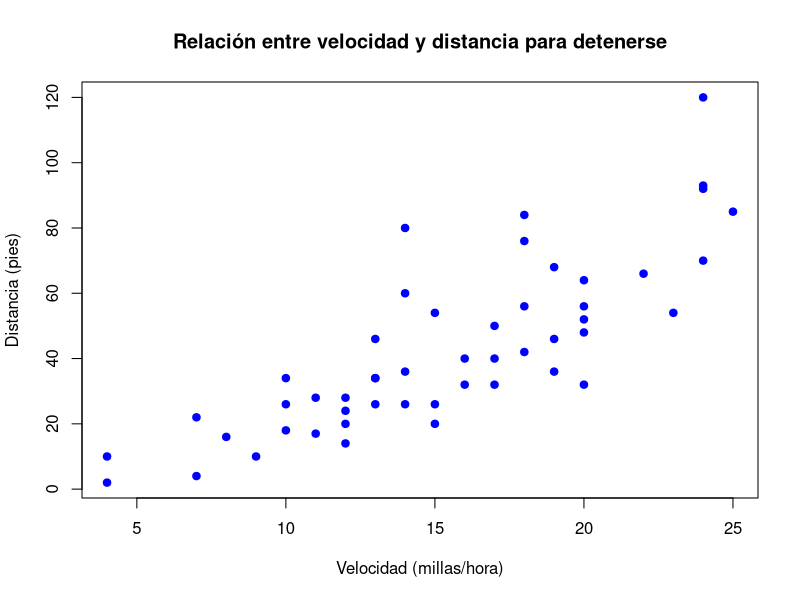
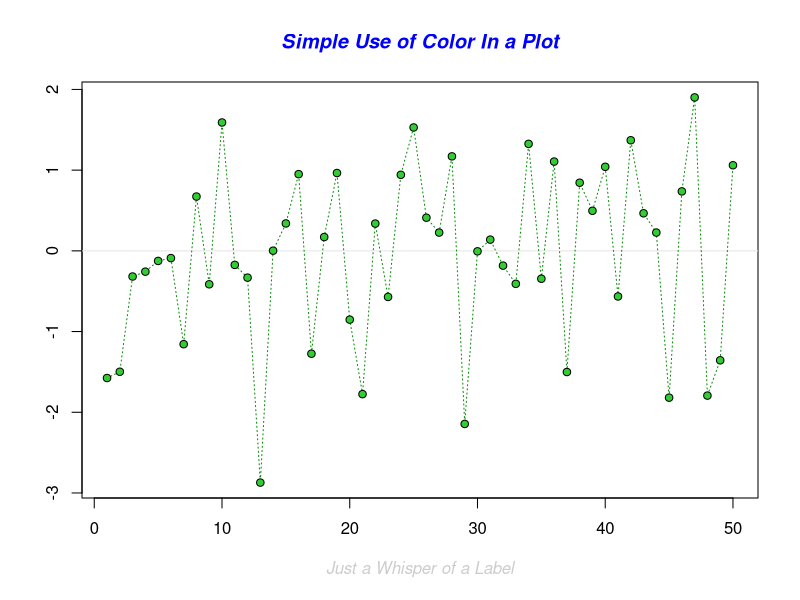
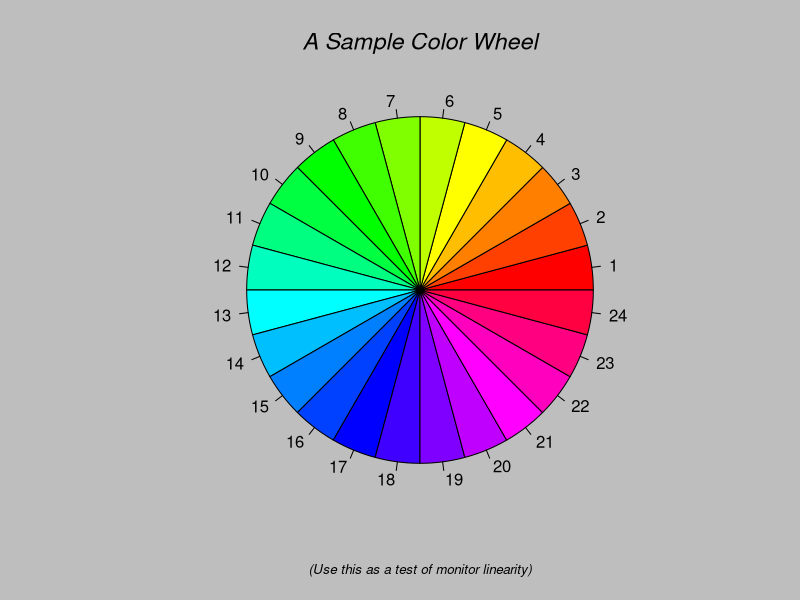
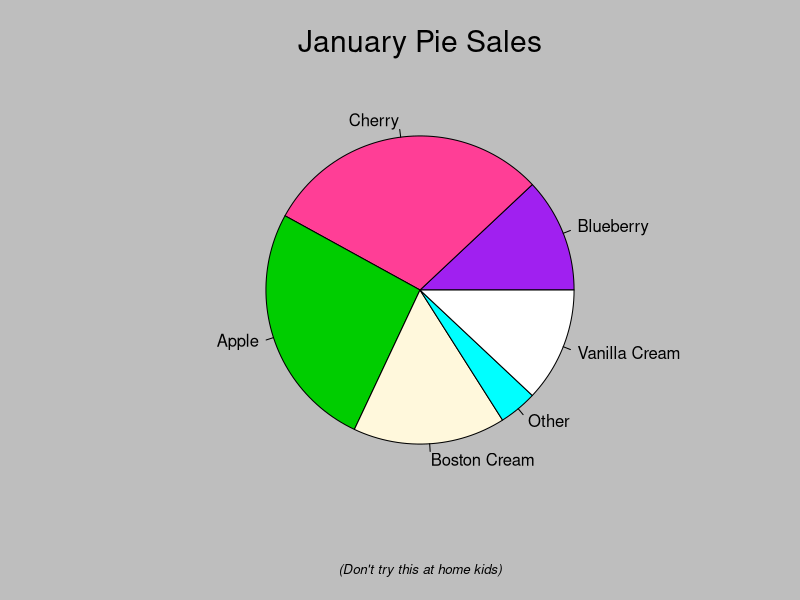
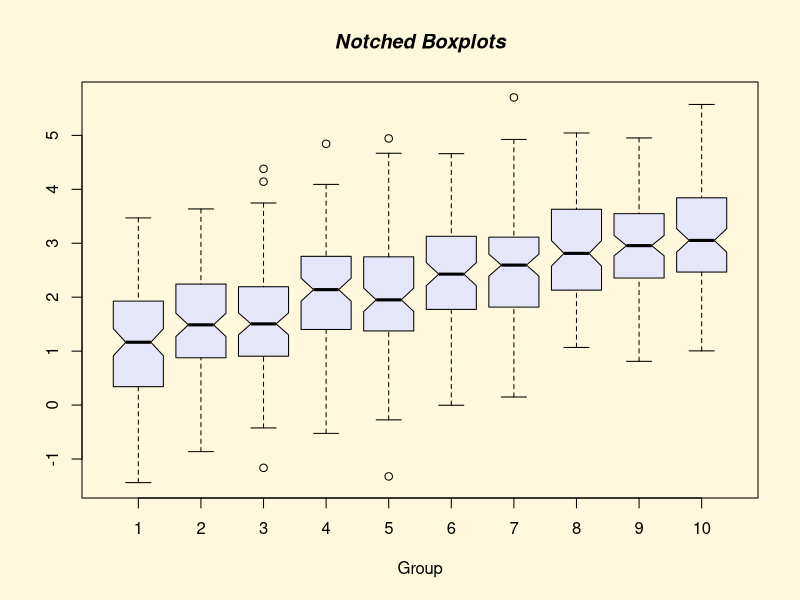
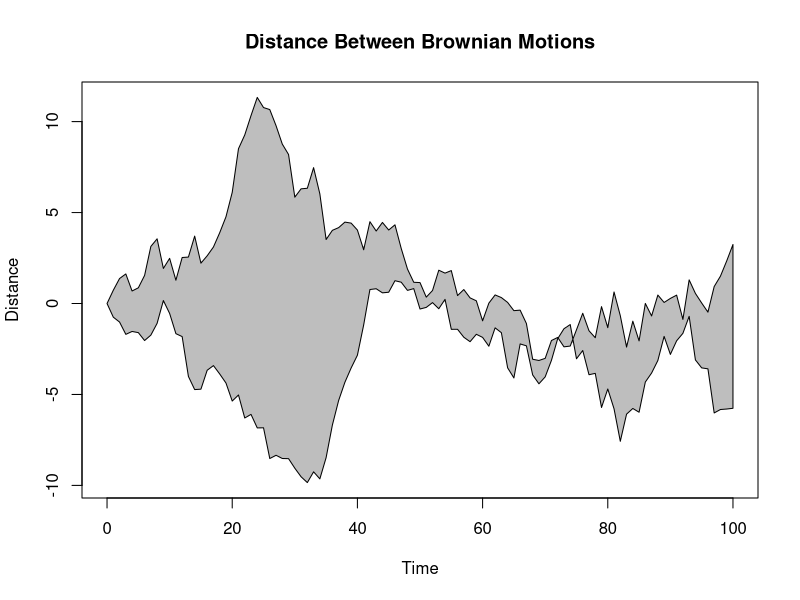
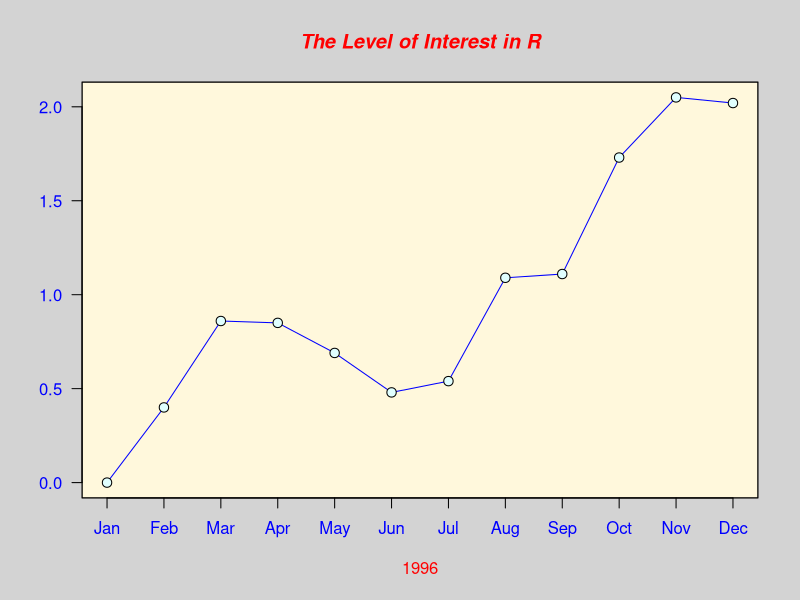
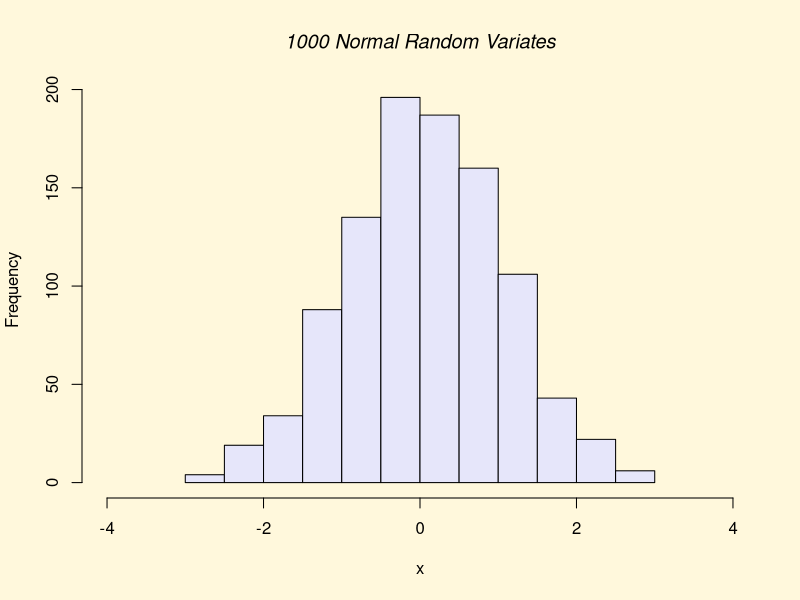

These figures' R source, in order:
# 1. Instala el paquete car y posteriormente cárgalo utilizando library(car).
install.packages("car")
library(car)


# a) Utiliza la función help(package="car") para obtener la correspondiente ayuda sobre este paquete.
help(package="car")
# La función help muestra la documentación general del paquete "car". Ejecuta el siguiente comando:


# b) ¿Qué tipo de ayuda se obtiene al utilizar el siguiente código?
data(package="car")
# data(package="car") muestra los datasets que están disponibles en el paquete "car".


# c) Recupera el nombre de las variables en cars y haz un listado de los primeros 5 valores.
names(cars)  # Muestra el nombre de las variables
head(cars, 5)  # Muestra los primeros 5 valores del conjunto de datos "cars"


# d) Realiza un gráfico similar al siguiente. ¿Qué tipo de relación existe entre la velocidad del coche y la distancia recorrida hasta parar?
# El conjunto de datos "cars" contiene dos variables: velocidad y distancia.
# cars$speed consigue la varianle $ del dataframe cars
plot(cars$speed, cars$dist, 
     main="Relación entre velocidad y distancia para detenerse", 
     xlab="Velocidad (millas/hora)", 
     ylab="Distancia (pies)", 
     col="blue", 
     pch=19)
# La relación parece ser una tendencia positiva, donde a mayor velocidad, mayor distancia para detenerse.


# 2. Ejecuta el siguiente código
x <- matrix(1:20, nrow=4, ncol=5, byrow=TRUE)  # Crea una matriz con valores del 1 al 20, con 4 filas y 5 columnas:


# a) ¿Qué tipo de estructura es x?
# x es una matriz, ya que es creada con la función matrix(). Tiene 4 filas y 5 columnas.


# b) ¿Para qué sirve el argumento byrow? Compara x con x2 <- matrix(1:20, nrow=4, ncol=5, byrow=F)
# El argumento byrow indica si los valores deben ser rellenados por filas o por columnas. Si byrow=TRUE, los valores se colocan en las filas, mientras que si byrow=FALSE (por defecto), se rellenan por columnas.
x2 <- matrix(1:20, nrow=4, ncol=5, byrow=FALSE)
x  # Los datos se insertan por la fila
x2  # Los datos se insertan por la columna


# c) ¿Qué sucede al sumarle una constante a una matriz?
x + 2  # Al sumar una constante a una matriz, cada uno de sus elementos se incrementa en ese valor.


# d) ¿Y si se suma un vector de longitud 3?
x + c(5, 6, 7)  # Si sumamos un vector de longitud 3, R lo recicla (lo repite) para ajustar su longitud al tamaño de la matriz.

# e) Compara el resultado de x - x[,2] con el de x - x[2,]
x - x[,2]
x - x[2,]
# x[,2] extrae la segunda columna de la matriz x, mientras que x[2,] extrae la segunda fila.
# La diferencia en los resultados es que al restar una columna (x[,2]), estamos restando un vector a cada fila, 
# mientras que al restar una fila (x[2,]), estamos restando una fila de la matriz a cada una de las filas de la matriz.


# 3. Considera la matriz y creada con y <- matrix(rpois(6, 20), nrow=2, ncol=3) # Poisson parámetro 20
y <- matrix(rpois(6, 20), nrow=2, ncol=3)


# a) ¿Qué tipo de ordenación se consigue con los tres comandos siguientes?
sort(y) # Ordena todos los elementos de la matriz (pasa de matriz a vector)
apply(y, 2, sort) # Ordena por columnas
apply(y, 1, sort) # Ordena por filas


# b) El comando diag(y) genera un vector cuyos elementos son la diagonal principal de y. ¿Qué ocurre cuando se aplica diag a una matriz que no es cuadrada?
diag(y)  # Si se aplica diag a una matriz no cuadrada, devuelve un vector con los elementos de la diagonal principal.


# c) Compara los resultados obtenidos con las dos siguientes expresiones: t(y)*diag(y) y t(y) %*% diag(y)
t(y) * diag(y) # Multiplicación elemento a elemento
t(y) %*% diag(y) # Multiplicación matricial


# 4. Crea en R:
# a) un vector x1 con las siguientes componentes (1, 1, 2, 2, 3, 3).
x1 <- c(1, 1, 2, 2, 3, 3)


# b) un vector x2 con 10 componentes equiespaciadas entre 12 y 21.
x2 <- seq(12, 21, length.out=10)


# c) un vector x3 con los números pares entre 6 y 46.
x3 <- seq(6, 46, by=2)


# d) un vector x4 formado por la concatenización de los 3 anteriores.
x4 <- c(x1, x2, x3)


# 5. a) Crea el vector d con las componentes (1, −1, 1, 0, 1, −6, 0, 0, 1)
d <- c(1, -1, 1, 0, 1, -6, 0, 0, 1)


# b) A partir del vector d construye utilizando la función matrix() la matriz D con componentes
D <- matrix(d, nrow=3, ncol=3, byrow=TRUE)


# c) Obtén los vectores formados por la primera columna y segunda fila de D.
primera_columa = D[,1]
primera_columa
segunda_fila = D[2,]
segunda_fila


# d) Calcula la suma de los elementos de D por filas y por columnas utilizando la función apply(). Haz lo mismo utilizando las funciones colSums() y rowSums().
suma_filas_apply <- apply(D, 1, sum)  # Suma por filas
suma_columnas_apply <- apply(D, 2, sum)  # Suma por columnas
suma_filas_apply
suma_columnas_apply

suma_columnas_colSums <- colSums(D)  # Suma por columnas
suma_filas_rowSums <- rowSums(D)  # Suma por filas
suma_columnas_colSums
suma_filas_rowSums


# e) Calcula la transpuesta de D
t(D)


# f) Calcula la inversa de D utilizando la función solve() y guarda el resultado en D2.
D2 <- solve(D)
D2


# g) Calcula el producto de D y D2, y comprueba que el resultado es la matriz identidad.
D %*% D2  # Multiplicación matricial


# 6. R incluye demostraciones de algunas de sus capacidades.
# a) Teclea demo() para ver un listado de dichas demostraciones
demo()


# b) Ejecuta demo(graphics) para ver ejemplos de gráficos con R.
demo(graphics)


# 7. Carga los datos obtenidos con data(iris) y guárdalos en un data.frame llamado datos.
data(iris)
datos = iris
head(datos, 5)


# a) Este conjunto contiene la medida en cm. de las variables longitud y anchura de sépalo y del pétalo para un total de 150 flores de tres especies diferentes de iris (iris setosa, versicolor y virginica). Utiliza las funciones de ayuda de R para obtener la información anterior (en inglés) y el nombre de las variables.
help(data(iris))


# b) ¿Cuáles son los posibles valores de Species?
names(datos)
unique(datos$Species)  # unique nos devuelve los valores de la variable
# Los posibles valores son setosa, versicolor y virginica 


# c) Representa gráficamente las longitudes y anchuras de pétalo. Repetir el gráfico anterior diferenciando por el tipo de especie. Los gráficos obtenidos serán similares a los que siguen.
plot(datos$Petal.Length, datos$Petal.Width, 
     main="Gráfico de longitud y anchura del pétalo", 
     xlab="Longitud del pétalo (cm)", 
     ylab="Anchura del pétalo (cm)", 
     col="red", 
     pch=19)

plot(datos$Petal.Length, datos$Petal.Width, 
     main="Gráfico de longitud y anchura del pétalo por especie", 
     xlab="Longitud del pétalo (cm)", 
     ylab="Anchura del pétalo (cm)", 
     col=as.factor(datos$Species), 
     pch=19)
legend("topleft", legend=levels(datos$Species), col=1:3, pch=19)


# 8. Leer el fichero llamado titanic.txt utilizando datos<-read.table(file="titanic.txt", header=T)
file.exists("fundamentos_aprendizaje_automatico/ConxuntosDatos_practica1/titanic.txt")  # Comprobar si el archivo existe en la ruta especificada
datos <- read.table(file="fundamentos_aprendizaje_automatico/ConxuntosDatos_practica1/titanic.txt", header=T)


# a) ¿Qué tipo de estructura es datos?
str(datos)
# Es un dataframe con 4 variables de tipo character


# b) Obtener el nombre las variables y el tipo de cada una de ellas.
# clase, sexo, edad, supervivientes y son characters


# c) ¿Qué se obtiene al utilizar la función summary(datos)?
summary(datos)
# Nos da un resumen estadístico de los datos contenidos en el data.frame, por ejemplo el número de niveles (categorías) y la frecuencia de cada nivel.


# d) ¿Cuántos adultos iban en el barco? ¿y cuántos niños?
niños <- sum(datos$edad == "niño", na.rm = TRUE)
niños
adultos <- sum(datos$edad == "adulto", na.rm = TRUE)
adultos
# na.rm elimina los valores NA (desconocidos)


# e) ¿Cuántos niños iban en primera? ¿cuántos niños formaban parte de la tripulación del barco?
niños_primera <- sum(datos$clase == "primera" & datos$edad == "niño", na.rm=TRUE)
niños_primera
niños_tripulacion <- sum(datos$clase == "tripulación" & datos$edad == "niño", na.rm=TRUE)
niños_tripulacion


# f) ¿Cuántas personas han sobrevivido? ¿qué porcentaje representan respecto al total?
supervivientes = sum(datos$superviviente == "si")
supervivientes

total = nrow(datos)
porcentaje = supervivientes / total * 100
porcentaje


# g) Obténgase la siguiente tabla y gráficos para la variable clase utilizando las funciones table, barplot y pie.
tabla_clase <- table(datos$clase)  # Obtener la tabla de frecuencias para la variable clase
tabla_clase

barplot(tabla_clase, 
        main="Distribución de la clase", 
        xlab="Clase", 
        ylab="Frecuencia", 
        col="lightblue", 
        border="black")

pie(tabla_clase, 
    main="Distribución de la clase", 
    col=rainbow(length(tabla_clase)), 
    labels=names(tabla_clase))


# h) Repítase el punto anterior para el resto de las variables en datos.
table(datos$sexo)
barplot(table(datos$sexo))
pie(table(datos$sexo))

table(datos$edad)
barplot(table(datos$edad))
pie(table(datos$edad))

table(datos$superviviente)
barplot(table(datos$superviviente))
pie(table(datos$superviviente))

# i) Obténgase la siguiente tabla con el número de supervivientes en función de la clase
tabla_clase_supervivencia <- table(datos$superviviente, datos$clase)
tabla_clase_supervivencia


# j) Determinar y representar gráficamente el porcentaje de supervivientes para cada una de las clases. ¿Se aprecian difencias por clases?
tabla_clase_supervivencia <- table(datos$clase, datos$superviviente)
unique(datos$superviviente)
total_por_clase <- rowSums(tabla_clase_supervivencia)
supervivientes_por_clase <- tabla_clase_supervivencia[, "si"]
porcentaje_supervivientes <- (supervivientes_por_clase / total_por_clase) * 100

barplot(porcentaje_supervivientes, 
        main = "Porcentaje de Supervivientes por Clase", 
        xlab = "Clase", 
        ylab = "Porcentaje de Supervivientes (%)", 
        col = "lightblue", 
        border = "black")
# Sí que se aprecian, cuanta mayor clases más supervivientes


# 9. En el fichero mcycle de la librería MASS están los datos obtenidos de la simulación de un accidente de motocicleta. En este data frame se han registrado las aceleración de la cabeza del motorista en accidentes simulados con el objetivo de probar cascos de motos.
# a) Carga los datos y obtén información sobre las variables del mismo.
install.packages("MASS") 
library(MASS)
data("mcycle") 

summary(mcycle)  # Resumen estadístico de los datos
str(mcycle)  # Estructura del dataset
head(mcycle)


# b) Realiza un gráfio similar al siguiente ¿qué tipo de relación existe entre las variables representadas?
datos = mcycle
plot(datos$times, datos$accel, 
     main="Simulación de accidente en moto", 
     xlab="Tiempo (ms) después del impacto", 
     ylab="aceleración (g)", 
     pch=19)


# 10. Utiliza data(pressure) para obtener datos de presión de vapor de mercurio en función de la temperatura
data(pressure)
head(pressure)


# a) Obtén información sobre este conjunto de datos y sobre sus variables
summary(pressure)
str(pressure)


# b) Obtén un gráfico como el que sigue £existe relación entre la temperatura y la presión?¿Esta relación es lineal? 
plot(pressure$temperature, pressure$pressure, 
     type = "o", 
     col = "blue",
     xlab = "Temperatura (°C)", 
     ylab = "Presión (mm Hg)",
     main = "Presión de vapor de mercurio vs. temperatura")


# c) Repite el gráfico anterior considerando escalas logarítmicas en ambos ejes. Comenta los resultados obtenidos. ¿Es ahora la relación lineal?
plot(log(pressure$temperature), log(pressure$pressure), 
     type = "o", 
     col = "red",
     xlab = "Log(Temperatura)", ylab = "Log(Presión)",
     main = "Relación Logarítmica entre Temperatura y Presión")


# 11. En el fichero etanol.txt están los datos correspondientes a la concentración de óxido nítrico (nox) y etanol (etanol) en un expermiento de gases del motor de un automóvil. Carga Los datos pueden ser cargados y represéntalos gráficamente de forma que sea posible ver la relación entre las dos variables.
datos <- read.table(file="fundamentos_aprendizaje_automatico/ConxuntosDatos_practica1/etanol.txt", header=T)
head(datos)
plot(datos$etanol, datos$nox,
     type="h", 
     xlab="etanol", 
     ylab="óxido nítrico (nox)", 
     main="Concentración de óxido nítrico y etanol")
